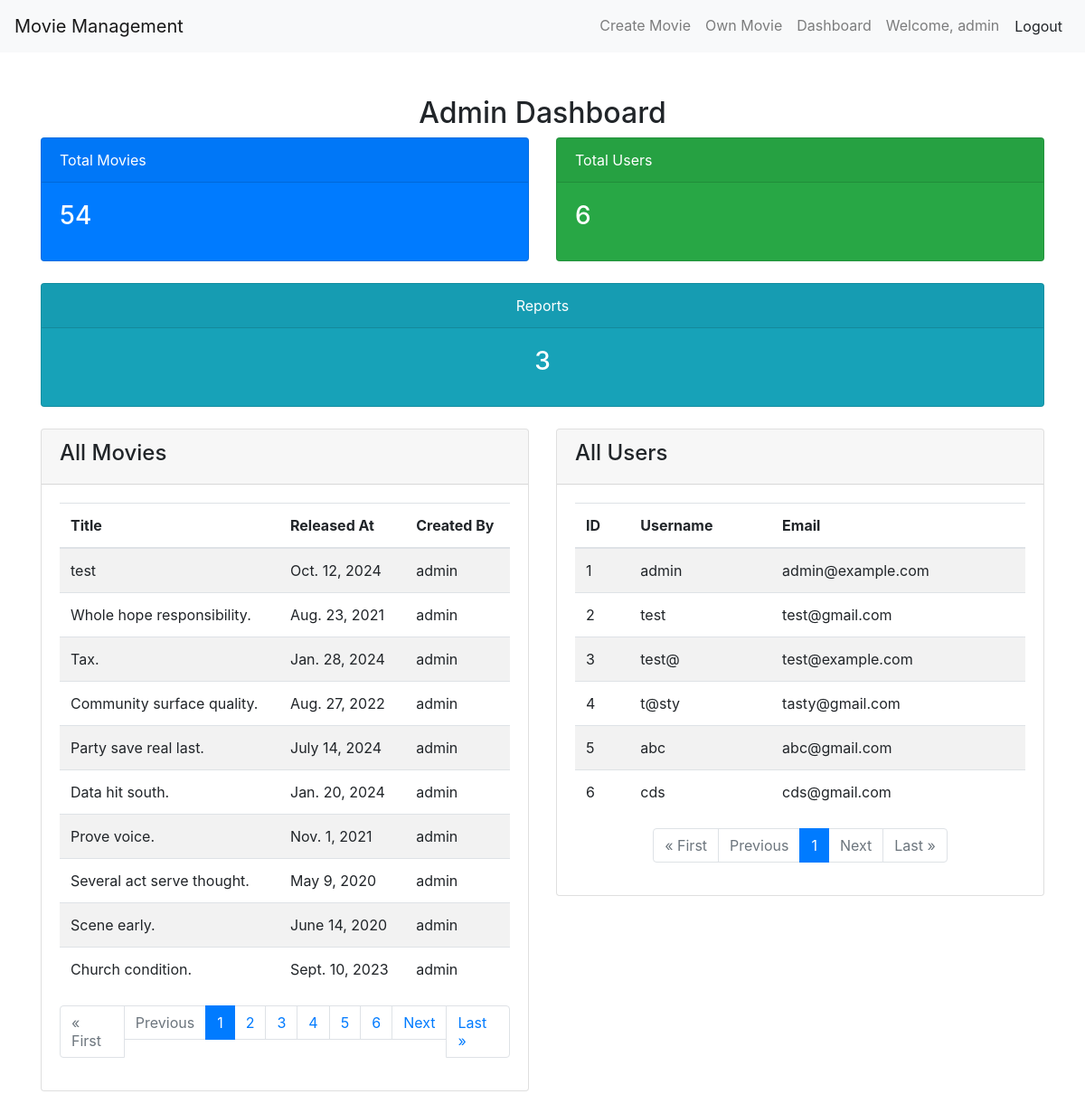
Page /dashboard/ (signed in) on the committed database.
### accounts/models.py (models this page shows, shortened)
class User(AbstractBaseUser):
    email = models.EmailField(
        verbose_name="email address",
        max_length=255,
        unique=True,
    )
    username = models.CharField(max_length=50)
    is_active = models.BooleanField(default=True)
    is_admin = models.BooleanField(default=False)
    objects = UserManager()
    USERNAME_FIELD = "email"
    REQUIRED_FIELDS = ["username",]
    @property
    def is_staff(self):
        return self.is_admin

### movie/models.py (models this page shows, shortened)
class Movie(models.Model):
    title = models.CharField(max_length=200)
    description = models.TextField()
    released_at = models.DateField()
    duration_hours = models.PositiveIntegerField(default=0)
    duration_minutes = models.PositiveIntegerField(default=0, validators=[MinValueValidator(0), MaxValueValidator(59)])  # Minutes
    duration_seconds = models.PositiveIntegerField(default=0, validators=[MinValueValidator(0), MaxValueValidator(59)])  # Seconds
    genre = models.CharField(max_length=100)
    created_by = models.ForeignKey(User, on_delete=models.CASCADE)
    language = models.CharField(max_length=50)
    updated_at = models.DateTimeField(auto_now=True)

### movie/views.py (the view)
# urls.py: path('dashboard/', dashboard, name='dashboard'),
@login_required
def dashboard(request):
    if not request.user.is_staff:
        messages.error(request, "You must be an administrator to view this page.")
        return redirect('movie_list')
    total_movies = Movie.objects.all().count()
    total_users = User.objects.all().count()
    report = Report.objects.all().count()
    movies = Movie.objects.all()
    users = User.objects.all()
    movie_paginator = Paginator(movies, 10)
    page_number = request.GET.get('page')
    movie_page_obj = movie_paginator.get_page(page_number)
    users_paginator = Paginator(users, 10)
    page_number = request.GET.get('page')
    user_page_obj = users_paginator.get_page(page_number)
    context = {
        'total_movies': total_movies,
        'total_users': total_users,
        'report': report,
        'movie_page_obj': movie_page_obj,
        'user_page_obj': user_page_obj,
        'movies': movies,
        'users': users,
    }
    return render(request, 'admin_dashboard.html', context)

### templates/admin_dashboard.html (shortened to what this page needs)
{% extends "base.html" %}
{% block content %}
<div class="container mt-5">
    <h2 class="text-center">Admin Dashboard</h2>
    <div class="row">
        <div class="col-md-6 mb-4">
            <div class="card text-white bg-primary">
                <div class="card-header">Total Movies</div>
                <div class="card-body">
                    <h3 class="card-title">{{ total_movies }}</h3>
                </div>
            </div>
        </div>
        <div class="col-md-6 mb-4">
            <div class="card text-white bg-success">
                <div class="card-header">Total Users</div>
                <div class="card-body">
                    <h3 class="card-title">{{ total_users }}</h3>
                </div>
            </div>
        </div>
        <div class="col-12 text-center mb-4">
            <a href="{% url 'report_list' %}" class="text-decoration-none">
                <div class="card text-white bg-info">
                    <div class="card-header">Reports</div>
                    <div class="card-body">
                        <h3 class="card-title">{{ report }}</h3>
                    </div>
                </div>
            </a>
        </div>
    </div>
    <div class="row">
        <div class="col-md-6 mb-4">
            <div class="card">
                <div class="card-header">
                    <h4>All Movies</h4>
                </div>
                <div class="card-body">
                    <table class="table table-striped">
                        <thead>
                            <tr>
                                <th>Title</th>
                                <th>Released At</th>
                                <th>Created By</th>
                            </tr>
                        </thead>
                        <tbody>
                            {% for movie in movie_page_obj %}
                            <tr>
                                <td>{{ movie.title }}</td>
                                <td>{{ movie.released_at }}</td>
                                <td>{{ movie.created_by.username }}</td>
                            </tr>
                            {% empty %}
                            <tr>
                                <td colspan="3" class="text-center">No movies available.</td>
                            </tr>
                            {% endfor %}
                        </tbody>
                    </table>
                    <nav aria-label="Page navigation example">
                        <ul class="pagination justify-content-center">
                            {% if movie_page_obj.has_previous %}
                                <li class="page-item">
                                    <a class="page-link" href="?page=1" aria-label="First">&laquo; First</a>
                                </li>
                                <li class="page-item">
                                    <a class="page-link" href="?page={{ movie_page_obj.previous_page_number }}" aria-label="Previous">Previous</a>
                                </li>
                            {% else %}
                                <li class="page-item disabled">
                                    <span class="page-link">&laquo; First</span>
                                </li>
                                <li class="page-item disabled">
                                    <span class="page-link">Previous</span>
                                </li>
                            {% endif %}
                            {% for num in movie_page_obj.paginator.page_range %}
                                <li class="page-item {% if movie_page_obj.number == num %}active{% endif %}">
                                    <a class="page-link" href="?page={{ num }}">{{ num }}</a>
                                </li>
                            {% endfor %}
                            {% if movie_page_obj.has_next %}
                                <li class="page-item">
                                    <a class="page-link" href="?page={{ movie_page_obj.next_page_number }}" aria-label="Next">Next</a>
                                </li>
                                <li class="page-item">
                                    <a class="page-link" href="?page={{ movie_page_obj.paginator.num_pages }}" aria-label="Last">Last &raquo;</a>
                                </li>
                            {% endif %}
                        </ul>
                    </nav>
                </div>
            </div>
        </div>
        <div class="col-md-6 mb-4">
            <div class="card">
                <div class="card-header">
                    <h4>All Users</h4>
                </div>
                <div class="card-body">
                    <table class="table table-striped">
                        <thead>
                            <tr>
                                <th>ID</th>
                                <th>Username</th>
                                <th>Email</th>
                            </tr>
                        </thead>
                        <tbody>
                            {% for user in user_page_obj %}
                            <tr>
                                <td>{{ forloop.counter }}</td>
                                <td>{{ user.username }}</td>
                                <td>{{ user.email }}</td>
                            </tr>
                            {% empty %}
                            <tr>
                                <td colspan="3" class="text-center">No users available.</td>
                            </tr>
                            {% endfor %}
                        </tbody>
                    </table>
                    <nav aria-label="User page navigation">
                        <ul class="pagination justify-content-center">
                            {% if user_page_obj.has_previous %}
                                <li class="page-item">
                                    <a class="page-link" href="?user_page=1" aria-label="First">&laquo; First</a>
                                </li>
                                <li class="page-item">
                                    <a class="page-link" href="?user_page={{ user_page_obj.previous_page_number }}" aria-label="Previous">Previous</a>
                                </li>
                            {% else %}
                                <li class="page-item disabled">
                                    <span class="page-link">&laquo; First</span>
                                </li>
                                <li class="page-item disabled">
                                    <span class="page-link">Previous</span>
                                </li>
                            {% endif %}
                            {% for num in user_page_obj.paginator.page_range %}
                                <li class="page-item {% if user_page_obj.number == num %}active{% endif %}">
                                    <a class="page-link" href="?user_page={{ num }}">{{ num }}</a>
                                </li>
                            {% endfor %}
                            {% if user_page_obj.has_next %}
                                <li class="page-item">
                                    <a class="page-link" href="?user_page={{ user_page_obj.next_page_number }}" aria-label="Next">Next</a>
                                </li>
                                <li class="page-item">
                                    <a class="page-link" href="?user_page={{ user_page_obj.paginator.num_pages }}" aria-label="Last">Last &raquo;</a>
                                </li>
                            {% else %}
                                <li class="page-item disabled">
                                    <span class="page-link">Next</span>
                                </li>
                                <li class="page-item disabled">
                                    <span class="page-link">Last &raquo;</span>
                                </li>
                            {% endif %}
                        </ul>
                    </nav>
                </div>
            </div>
        </div>
    </div>
</div>
{% endblock content %}

### templates/includes/navbar.html (shortened to what this page needs)
<nav class="navbar navbar-expand-lg navbar-light bg-light">
    <a class="navbar-brand" href="{% url 'movie_list' %}">Movie Management</a>
    <div class="collapse navbar-collapse" id="navbarNav">
      <ul class="navbar-nav ml-auto">
        {% if user.is_authenticated %}
          <li class="nav-item">
            <a href="{% url "create_movie" %}" class="nav-link">Create Movie</a>
          </li>
          <li class="nav-item">
            <a href="{% url "own_movie_list" %}" class="nav-link">Own Movie</a>
          </li>
          {% if user.is_admin %}
          <li class="nav-item">
            <a href="{% url "dashboard" %}" class="nav-link">Dashboard</a>
          </li>
          {% endif %}
          <li class="nav-item">
            <a class="nav-link">Welcome, {{ user.username }}</a>
          </li>
          <li class="nav-item">
            <form action="{% url 'logout' %}" method="post" style="display: inline;">
              <button type="submit" class="btn btn-link nav-link" style="display: inline; color: inherit; cursor: pointer;">Logout</button>
            </form>
          </li>
        {% endif %}
      </ul>
    </div>
  </nav>

### rows in the picture
User: username "admin", email "admin@example.com"
Movie: title "test", released_at "Oct. 12, 2024", created_by.username "admin"
Movie: title "Whole hope responsibility.", released_at "Aug. 23, 2021", created_by.username "admin"
Movie: title "Tax.", released_at "Jan. 28, 2024", created_by.username "admin"
Movie: title "Community surface quality.", released_at "Aug. 27, 2022", created_by.username "admin"
Movie: title "Party save real last.", released_at "July 14, 2024", created_by.username "admin"
Movie: title "Data hit south.", released_at "Jan. 20, 2024", created_by.username "admin"
Movie: title "Prove voice.", released_at "Nov. 1, 2021", created_by.username "admin"
Movie: title "Several act serve thought.", released_at "May 9, 2020", created_by.username "admin"
Movie: title "Scene early.", released_at "June 14, 2020", created_by.username "admin"
Movie: title "Church condition.", released_at "Sept. 10, 2023", created_by.username "admin"
User: username "test", email "test@gmail.com"
User: username "test@", email "test@example.com"
User: username "t@sty", email "tasty@gmail.com"
User: username "abc", email "abc@gmail.com"
User: username "cds", email "cds@gmail.com"

### other values in the picture
{{ total_movies }} "54"
{{ total_users }} "6"
{{ report }} "3"
{{ num }} "1" "2" "3" "4" "5" "6"
{{ num }} "1"
